Frame 1 (no input): blank canvas, image omitted
Frame 60 (the mouse pressed at the canvas centre just before this capture): blank canvas, image omitted
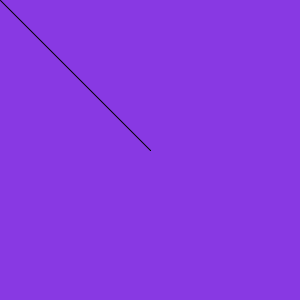
Frame 120 (the mouse held since frame 60 and released just before this capture)

The Processing sketch whose frames 1 and 60 were blank and that drew this single picture after the mouse press (run headless with seeded random() and noise(); from frame 60 on, the mouse is pressed at the canvas centre):

// Processing sketch: week16_painter
// ── week16_painter.pde
void setup(){
  size(300,300); 
  background(#8839E3);
}

void draw(){
 // rect(mouseX,mouseY,100,100);
  if(mousePressed){
    line(mouseX,mouseY,pmouseX,pmouseY); 
  }
}
void keyPressed(){
  if(key=='1') stroke(255,0,0);
  if(key=='2') stroke(0,250,0);
  if(key=='3') stroke(255,255,255);
}
